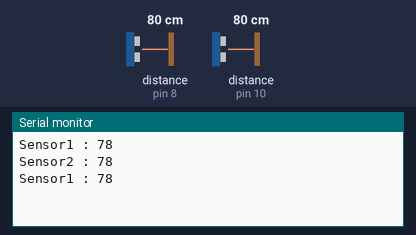
Recording of a sketch running on a simulated Arduino Uno, built with avr-gcc and run on an emulated ATmega328P. Shown: the last lines printed to the serial monitor. Wiring (inferred from the names in the program): 2 × ultrasonic range finder: trigger pin 9, echo pin 8 / trigger pin 11, echo pin 10. The test bench sets the inputs (shaded band); at power-on: distance to the obstacle (sensors on pin 8, pin 10) 80 cm. The echo pulse lasts 58.3 µs per cm.

Above: at 2.8 s.
2.9 s: distance to the obstacle (sensor on pin 8) set to 2 cm
At 3.8 s:
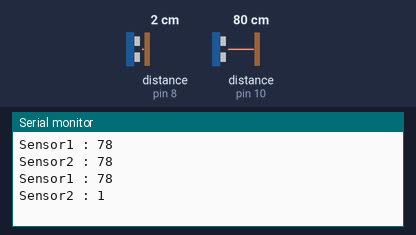
5.6 s: distance to the obstacle (sensor on pin 10) set to 2 cm
At 6.8 s:
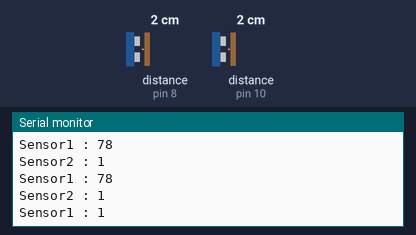
8.3 s: distance to the obstacle (sensor on pin 8) set to 4 cm
At 9.8 s:
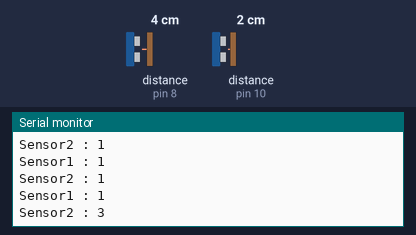
11.0 s: distance to the obstacle (sensor on pin 10) set to 4 cm
At 11.8 s:
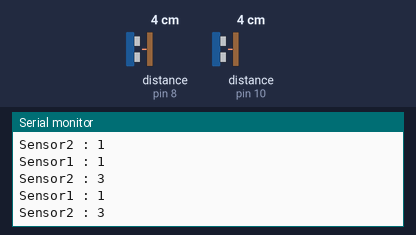
Timing chart, 0 to 14.0 s (numbered marks = the images above; inputs shaded):
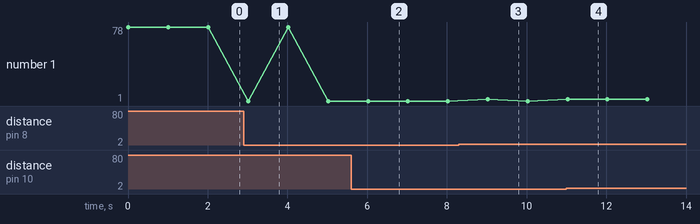

The sketch:

multi.ino
```cpp
int trigPin1 = 11;
int echoPin1 = 10;
int trigPin2 = 9;
int echoPin2 = 8;

//변수를 설정합니다.
long duration1, distance1;
long duration2, distance2;

void setup() {
  pinMode(trigPin1, OUTPUT); // trigPin을 출력으로
  pinMode(echoPin1, INPUT); // echoPin을 입력이다.
  pinMode(trigPin2, OUTPUT); // trigPin을 출력으로
  pinMode(echoPin2, INPUT); // echoPin을 입력이다.
  Serial.begin(9600); // 시리얼 포트를 시작합니다.
}

void loop() {
  digitalWrite(trigPin1, LOW); //초음파 센서를 초기화 하는 과정입니다.
  delayMicroseconds(2);
  digitalWrite(trigPin1, HIGH);
  delayMicroseconds(10);
  digitalWrite(trigPin1, LOW);
  duration1 = pulseIn(echoPin1, HIGH); // 트리거 핀에서 나온 펄스를 받아서
  distance1= duration1*0.034/2; // 거리를 측정합니다.

  if (distance1 >= 500 || distance1 <= 0){ //500보다 크거나, 0보다 작으면 측정이 불가하다는 것을 프린트합니다.
    Serial.println("Out of range"); //측정 불가 라는 것을 프린트 합니다.
  }
  else {
    Serial.print ( "Sensor1 : "); //센서 1에
    Serial.println ( distance1);// 거리 값
//    Serial.println("cm"); // cm를 출력합니다.
  }
  delay(1000); //2초마다 , 그리고 아래의 과정은 모두 동일합니다.

  digitalWrite(trigPin2, LOW);
  delayMicroseconds(2);
  digitalWrite(trigPin2, HIGH);
  delayMicroseconds(10);
  digitalWrite(trigPin2, LOW);
  duration2 = pulseIn(echoPin2, HIGH);
  distance2= duration2*0.034/2;

  if (distance2 >= 500 || distance2 <= 0){
    Serial.println("Out of range");
  }
  else {
    Serial.print("Sensor2 : ");
    Serial.println(distance2);
  }

  delay(1000);


}
```

Measured:
- after the input at 2.9 s, the serial monitor: prints a new line after 0.12 s (image 1)
- after the input at 5.6 s, the serial monitor: prints a new line after 0.42 s (image 2)
- after the input at 8.3 s, the serial monitor: prints a new line after 0.73 s (image 3)
